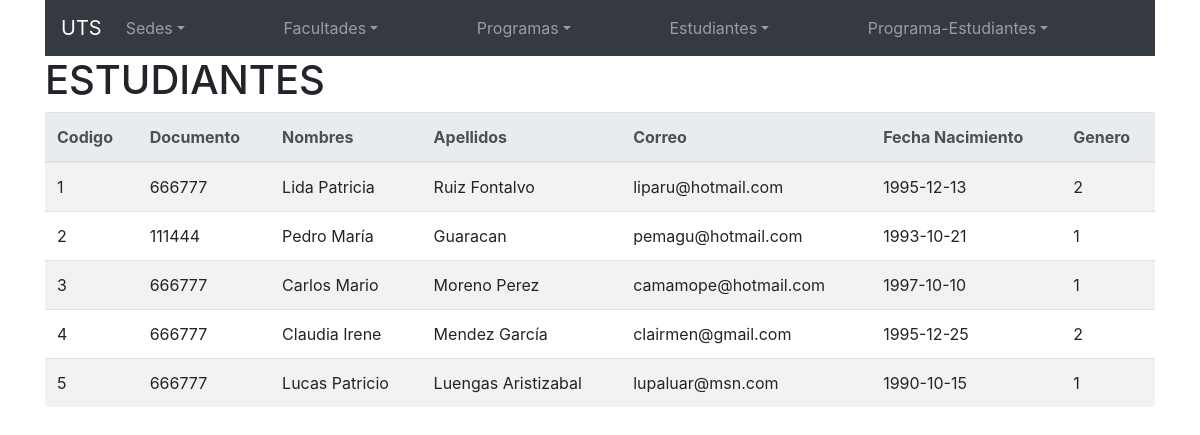
Page /app/views/estudiantes_listar.php on the committed database.
### tables this page shows
create table estudiantes
(
   codestudiante        int not null auto_increment  comment '',
   documento            varchar(20) not null  comment '',
   nombres              varchar(50) not null  comment '',
   apellidos            varchar(50) not null  comment '',
   correo               varchar(50) not null  comment '',
   fechanac             date not null  comment '',
   genero               tinyint(2) not null default 1  comment '1 masculino
             2 femenino',
   primary key (codestudiante)
);

### app/config/loader.php (called while the page is built, shortened)
<?php
function cargaAutomaticaClases($nameSpace) {
    $rutaConfig = "app/config";
    $rutaActual = str_replace("\\", "/", __DIR__);
    $rutaProyecto = str_replace($rutaConfig, "", $rutaActual);
    $nombreClase = strtolower($nameSpace);
    $rutaClase = str_replace("\\", "/", $nombreClase);
    $claseCargar = $rutaProyecto . "/" . $rutaClase . ".php";
}

### app/models/conexion.php (called while the page is built, shortened)
<?php
class Conexion {
    private $_servidor;
    private $_usuario;
    private $_clave;
    private $_nombreBase;
    public function __construct() {
        $this->_servidor = CONFIG["DB_HOST"];
        $this->_nombreBase = CONFIG["DB_DATABASE"];
        $this->_usuario = CONFIG["DB_USERNAME"];
        $this->_clave = CONFIG["DB_PASSWORD"];
    }
    public function conectar(){
        $codificacion = "SET NAMES \"UTF8\"";
        $cadena = "mysql::host={$this->_servidor};dbname={$this->_nombreBase}";
        $arreglo = array(PDO::MYSQL_ATTR_INIT_COMMAND => $codificacion);
        $this->_conn = new PDO($cadena, $this->_usuario, $this->_clave, $arreglo) ;
    }
}

### app/controllers/estudiantescontroller.php (called while the page is built, shortened)
<?php
class EstudiantesController {
    public function getEstudiantes() {
        $objEstudiantes = new Estudiantes();
        $filas = $objEstudiantes->obtener();
        return $filas;
    }
}

### app/models/estudiantes.php (called while the page is built, shortened)
<?php
class Estudiantes extends Conexion {
    public function obtener() {
        $sql = "SELECT e.codestudiante, e.documento, e.nombres, e.apellidos, e.correo, e.fechanac, e.genero FROM estudiantes e ";
        $recurso = $this->_conn->prepare($sql);
        $recurso->execute();
        $filas = $recurso->fetchAll(2);
        return $filas;
    }
}

### app/views/estudiantes_listar.php (the view, shortened to what this page needs)
<?php
require_once '../config/loader.php';
$objEstudiantesController = new EstudiantesController();
$registros = $objEstudiantesController->getEstudiantes();
?>
<!DOCTYPE html>
<html>
    <head>
        <link href="styles/bootstrap.css" rel="stylesheet" type="text/css"/>
        <link href="styles/jquery-ui.css" rel="stylesheet" type="text/css"/>
    </head>
    <body class=" container">
        <?php
        require_once 'menu.php';
        ?>
        <h1>
            ESTUDIANTES
        </h1>
        <table class="table table-striped">
            <thead class="thead-light">
                <tr>
                    <th>
                        Codigo
                    </th>
                    <th>
                        Documento
                    </th>
                    <th>
                        Nombres
                    </th>
                    <th>
                        Apellidos
                    </th>
                    <th>
                        Correo
                    </th>
                    <th>
                        Fecha Nacimiento
                    </th>
                    <th>
                        Genero
                    </th>
                </tr>
            </thead>
            <tbody>
                <?php
                foreach ($registros as $indice => $campo) {
                    echo '<tr>';
                    echo '<td>' . $campo["codestudiante"] . '</td>';
                    echo '<td>' . $campo["documento"] . '</td>';
                    echo '<td>' . $campo["nombres"] . '</td>';
                    echo '<td>' . $campo["apellidos"] . '</td>';
                    echo '<td>' . $campo["correo"] . '</td>';
                    echo '<td>' . $campo["fechanac"] . '</td>';
                    echo '<td>' . $campo["genero"] . '</td>';
                    echo '</tr>';
                }
                ?>
            </tbody>
        </table>
    </body>
</html>

### rows in the picture
estudiantes: codestudiante "1", documento "666777", nombres "Lida Patricia", apellidos "Ruiz Fontalvo", correo "liparu@hotmail.com", fechanac "1995-12-13", genero "2"
estudiantes: codestudiante "2", documento "111444", nombres "Pedro María", apellidos "Guaracan", correo "pemagu@hotmail.com", fechanac "1993-10-21", genero "1"
estudiantes: codestudiante "3", documento "666777", nombres "Carlos Mario", apellidos "Moreno Perez", correo "camamope@hotmail.com", fechanac "1997-10-10", genero "1"
estudiantes: codestudiante "4", documento "666777", nombres "Claudia Irene", apellidos "Mendez García", correo "clairmen@gmail.com", fechanac "1995-12-25", genero "2"
estudiantes: codestudiante "5", documento "666777", nombres "Lucas Patricio", apellidos "Luengas Aristizabal", correo "lupaluar@msn.com", fechanac "1990-10-15", genero "1"
